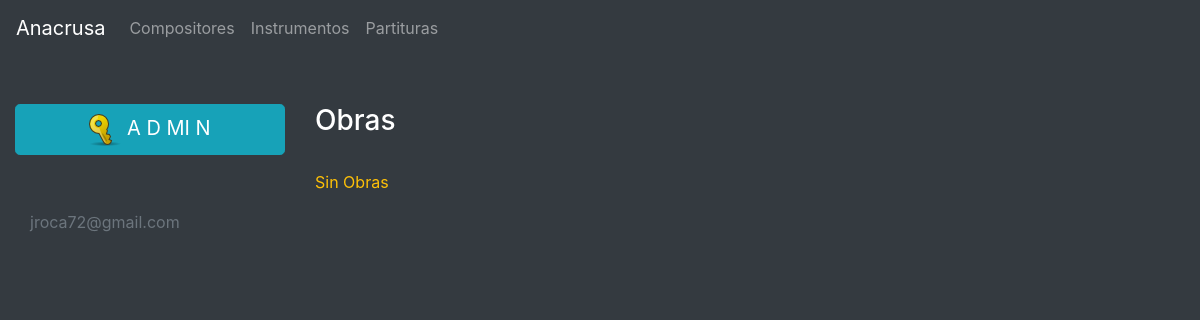
The app's page /, older data.
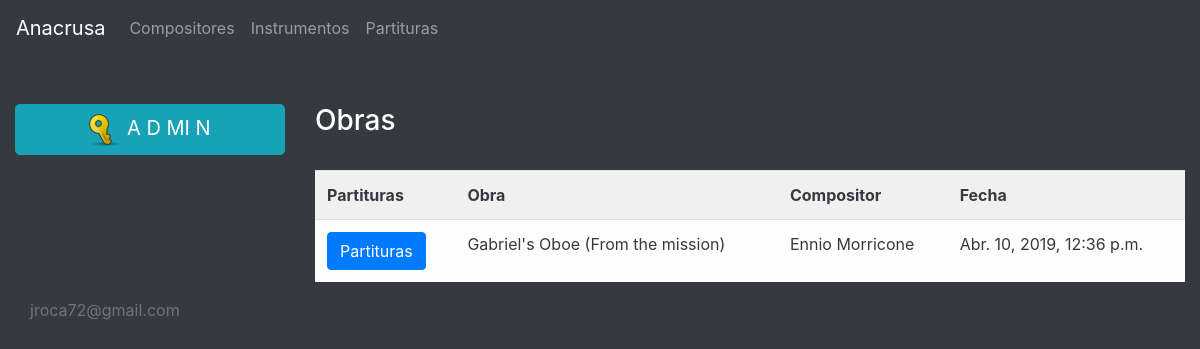
The same page, newer data.
### glissando/models.py (models this page shows, shortened)
class obra(models.Model):
    obra = models.CharField(max_length=200)
    compositor = models.ForeignKey(compositor,default=None, null=False, blank=False)
    fecha = models.DateTimeField(default=datetime.now, blank=False)
    class Meta:
        verbose_name_plural = "Obras"

class compositor(models.Model):
    compositor = models.CharField(max_length=100)
    class Meta:
        verbose_name_plural = "Compositores"
    def __unicode__(self):
        return self.compositor

### glissando/views.py (the view)
# urls.py: url(r'^$', views.home, name='home'),
def home(request):
	obras = obra.objects.order_by('fecha')
	context = {'las_obras': obras}
	return render(request, 'glissando/home.html', context)

### templates/glissando/home.html
{% extends "base.html" %} {% load staticfiles %} {% block elcss %} {% endblock %}
{% block content %}
<br /><br />
<div class="row">
    <div class="col-md-3 col-lg-3">
        <a href="/admin" class="btn btn-info btn-lg btn-block">
            <img src="/media/key.png"> A D MI N
        </a>
    </div>
    <div class="col-md-9 col-lg-9">
        <h3> Obras </h3>
        <br /> {% if las_obras %}
        <div class="table-responsive">
            <table class="table table-striped table-light text-dark">
                <th>Partituras</th>
                <th>Obra</th>
                <th>Compositor</th>
                <th>Fecha</th>
                {% for obra in las_obras %}
                <tr>
                    <td><a href="/partituras/{{obra.id}}/" class="btn btn-primary">Partituras</a></td>
                    <td>{{ obra.obra }}</td>
                    <td>{{ obra.compositor }}</td>
                    <td>{{ obra.fecha }}</td>
                </tr>
                {% endfor %}
            </table>
        </div>
        {% else %}
        <p class="text-warning">Sin Obras</p>
        {% endif %}
    </div>
</div>
{% endblock %}

Row changes from the older to the newer data that the page shows:
added obra: obra "Gabriel's Oboe (From the mission)", compositor "Ennio Morricone", fecha "Abr. 10, 2019, 12:36 p.m."
Text that changed along with them:
text no longer shown: "Sin Obras"
text now shown: "Partituras Obra Compositor Fecha"
